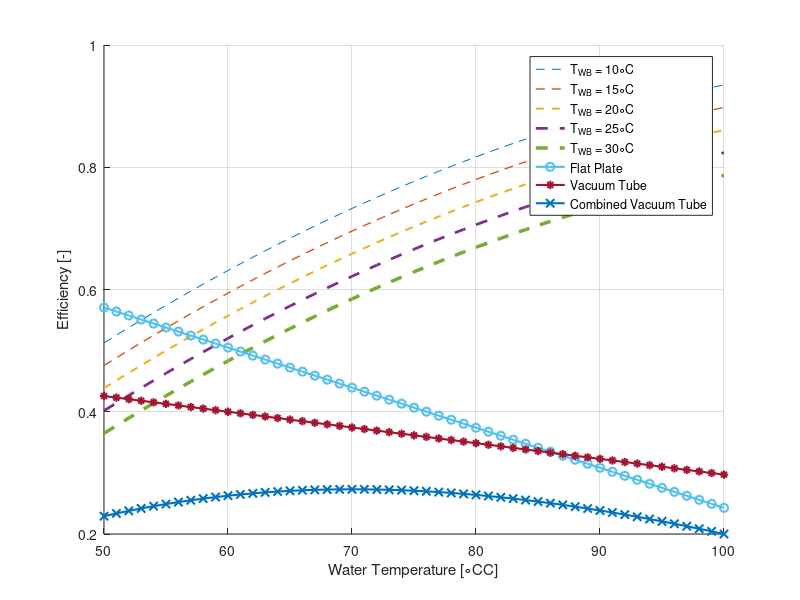
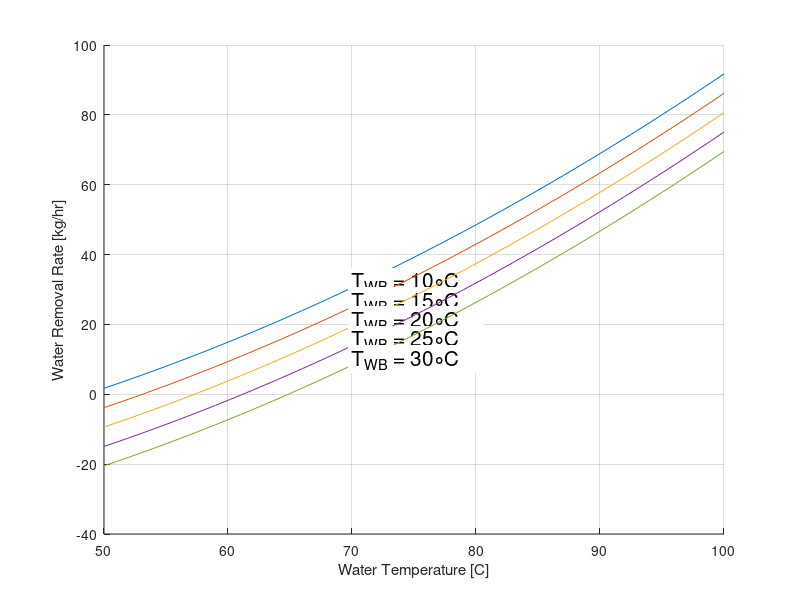

The MATLAB source for these figures, in order:
clear

% [DB,WB] = meshgrid(20:30,15:40)
% 
% T = 20:30;
% DELTA_T_WB_IN_R =
% 
% T_HW_IN_R = [ 30 50 70 90 ]

% C_8 = -5800.2206;
% C_9 = 1.3914993;
% C_10 = -0.48640239e-1;
% C_11 = 0.41764768e-4;
% C_12 = -0.14452093e-7;
% C_13 = 6.5459673;
% 
% % Find p_ws from empirical fit agaist T
% p_ws = exp(C_8./T+C_9+C_10.*T+C_11.*T.^2+C_12.*T.^3+C_13.*log(T));
% 

T_DB_IN_C = 20:30;



T_DB_IN_R = 30;
T_WB_IN_R = 10:5:30;
T_HW_IN_R = 50:100;

for i = 1:length(T_WB_IN_R)
    RF(:,i) = -0.4287 + 0.0056.*T_DB_IN_R - (0.00008505).*T_HW_IN_R.^2 +0.0212*T_HW_IN_R - 0.0074*T_WB_IN_R(i);
end

for i = 1:length(T_WB_IN_R)
    WR(:,i) = -26.7629 + 0.3195.*T_DB_IN_R + 0.012.*T_HW_IN_R.^2+ (0.00000000032589).*T_HW_IN_R - 1.11.*T_WB_IN_R(i);
end

FPeff = 0.898316195 + T_HW_IN_R.* (-0.00655527);
VTeff = 0.554241645 + T_HW_IN_R.* (-0.002570694);


% Start figure
figure
hold on
legstr = ['T_W_B = 10\circC'; 'T_W_B = 15\circC'; 'T_W_B = 20\circC'; 'T_W_B = 25\circC'; 'T_W_B = 30\circC'];

for i = 1:length(T_WB_IN_R)

    plot(T_HW_IN_R,RF(:,i),'--','LineWidth',i/2)
%    text(70,RF(25-3,i),legstr(i,:),'FontSize',15,'BackgroundColor',[1 1 1])
end
ylabel('Efficiency [-]')
xlabel('Water Temperature [\circCC]')

total1 = RF(:,4).*VTeff(:);
total2 = RF(:,4).*FPeff(:);
plot(T_HW_IN_R,FPeff,'-o','LineWidth',1.5)
plot(T_HW_IN_R,VTeff,'-*','LineWidth',1.5)
plot(T_HW_IN_R,total2,'-x','LineWidth',1.5)
% legstr = [legstr, 'Flat Plate'; ; 'Combined Vac'; 'Combined Fla'];

legstr=char(legstr,'Flat Plate','Vacuum Tube','Combined Vacuum Tube','Combined Flate Plate');

grid on
legend([legstr]);
% End figure 

% Start figure
figure
hold on
for i = 1:length(T_WB_IN_R)
    plot(T_HW_IN_R,WR(:,i))
    text(70,WR(25-3,i),legstr(i,:),'FontSize',15,'BackgroundColor',[1 1 1])
end
ylabel('Water Removal Rate [kg/hr]')
xlabel('Water Temperature [C]')
grid on
% End figure 